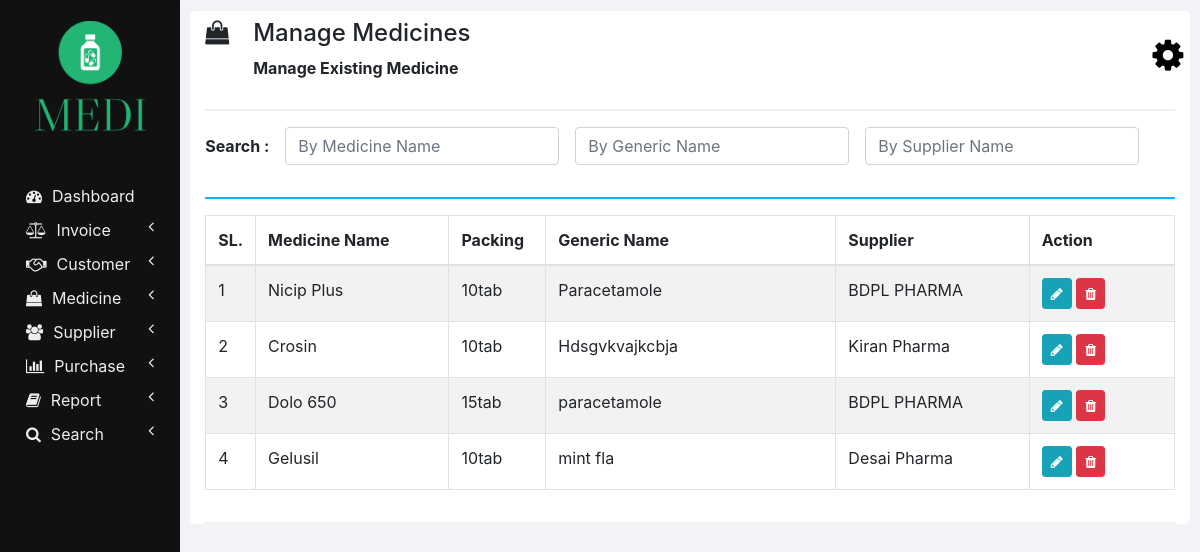
Before: /manage_medicine.php with the older database file.
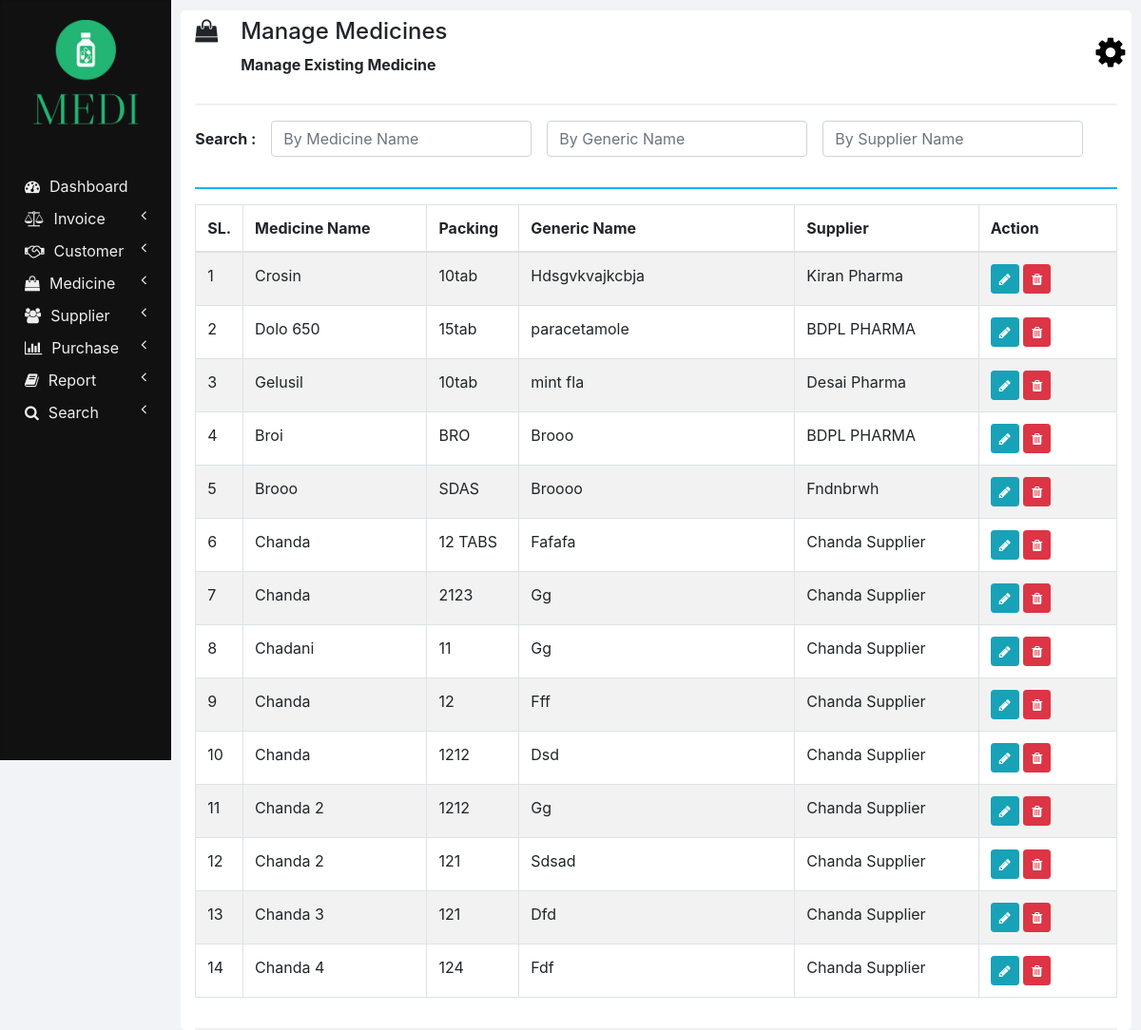
After: the same page with the newer database file.
### tables this page shows
CREATE TABLE `medicines` (
  `ID` int(11) NOT NULL,
  `NAME` varchar(100) NOT NULL,
  `PACKING` varchar(20) NOT NULL,
  `GENERIC_NAME` varchar(100) NOT NULL,
  `SUPPLIER_NAME` varchar(100) NOT NULL
);

### php/manage_medicine.php (the view, shortened to what this page needs)
<?php
  function showMedicines($id) {
    require "db_connection.php";
    if($con) {
      $seq_no = 0;
      $query = "SELECT * FROM medicines";
      $result = mysqli_query($con, $query);
      while($row = mysqli_fetch_array($result)) {
        $seq_no++;
        if($row['ID'] == $id)
          showEditOptionsRow($seq_no, $row);
        else
          showMedicineRow($seq_no, $row);
      }
    }
  }
  function showMedicineRow($seq_no, $row) {
    ?>
    <tr>
      <td><?php echo $seq_no; ?></td>
      <td><?php echo $row['NAME']; ?></td>
      <td><?php echo $row['PACKING']; ?></td>
      <td><?php echo $row['GENERIC_NAME']; ?></td>
      <td><?php echo $row['SUPPLIER_NAME']; ?></td>
      <td>
        <button href="" class="btn btn-info btn-sm" onclick="editMedicine(<?php echo $row['ID']; ?>);">
          <i class="fa fa-pencil"></i>
        </button>
        <button class="btn btn-danger btn-sm" onclick="deleteMedicine(<?php echo $row['ID']; ?>);">
          <i class="fa fa-trash"></i>
        </button>
      </td>
    </tr>
    <?php
  }
  ?>

### manage_medicine.php (shortened to what this page needs)
<!DOCTYPE html>
<html lang="en" dir="ltr">
  <head>
    <link rel="stylesheet" href="bootstrap/css/bootstrap.min.css">
    <link rel="stylesheet" href="https://use.fontawesome.com/releases/v5.3.1/css/all.css">
    <link rel="stylesheet" href="https://cdnjs.cloudflare.com/ajax/libs/font-awesome/4.7.0/css/font-awesome.min.css">
    <link rel="stylesheet" href="css/sidenav.css">
    <link rel="stylesheet" href="css/home.css">
  </head>
  <body>
    <div class="container-fluid">
      <div class="container">
        <?php
          require "php/header.php";
        ?>
        <div class="row">
          <div class="col-md-12 form-group form-inline">
            <label class="font-weight-bold" for="">Search :&emsp;</label>
            <input type="text" class="form-control" id="by_name" placeholder="By Medicine Name" onkeyup="searchMedicine(this.value, 'name');">
            &emsp;<input type="text" class="form-control" id="by_generic_name" placeholder="By Generic Name" onkeyup="searchMedicine(this.value, 'generic_name');">
            &emsp;<input type="text" class="form-control" id="by_suppliers_name" placeholder="By Supplier Name" onkeyup="searchMedicine(this.value, 'suppliers_name');">
          </div>
          <div class="col col-md-12">
            <hr class="col-md-12" style="padding: 0px; border-top: 2px solid  #02b6ff;">
          </div>
          <div class="col col-md-12 table-responsive">
            <div class="table-responsive">
            	<table class="table table-bordered table-striped table-hover">
            		<thead>
            			<tr>
            				<th style="width: 5%;">SL.</th>
            				<th style="width: 20%;">Medicine Name</th>
                    <th style="width: 10%;">Packing</th>
                    <th style="width: 30%;">Generic Name</th>
            				<th style="width: 20%;">Supplier</th>
                    <th style="width: 15%;">Action</th>
            			</tr>
            		</thead>
            		<tbody id="medicines_div">
                  <?php
                    require 'php/manage_medicine.php';
                    showMedicines(0);
                  ?>
            		</tbody>
            	</table>
            </div>
          </div>
        </div>
        <hr style="border-top: 2px solid #f0f0f0;">
      </div>
    </div>
  </body>
</html>

Changed rows visible on the page:
removed medicines: seq_no "1", NAME "Nicip Plus", PACKING "10tab", GENERIC_NAME "Paracetamole", SUPPLIER_NAME "BDPL PHARMA"
computed for medicines "Crosin": seq_no "2" → "1"
computed for medicines "Dolo 650": seq_no "3" → "2"
computed for medicines "Gelusil": seq_no "4" → "3"
added medicines: seq_no "4", NAME "Broi", PACKING "BRO", GENERIC_NAME "Brooo", SUPPLIER_NAME "BDPL PHARMA"
added medicines: seq_no "5", NAME "Brooo", PACKING "SDAS", GENERIC_NAME "Broooo", SUPPLIER_NAME "Fndnbrwh"
added medicines: seq_no "6", NAME "Chanda", PACKING "12 TABS", GENERIC_NAME "Fafafa", SUPPLIER_NAME "Chanda Supplier"
added medicines: seq_no "7", NAME "Chanda", PACKING "2123", GENERIC_NAME "Gg", SUPPLIER_NAME "Chanda Supplier"
added medicines: seq_no "8", NAME "Chadani", PACKING "11", GENERIC_NAME "Gg", SUPPLIER_NAME "Chanda Supplier"
added medicines: seq_no "9", NAME "Chanda", PACKING "12", GENERIC_NAME "Fff", SUPPLIER_NAME "Chanda Supplier"
added medicines: seq_no "10", NAME "Chanda", PACKING "1212", GENERIC_NAME "Dsd", SUPPLIER_NAME "Chanda Supplier"
added medicines: seq_no "11", NAME "Chanda 2", PACKING "1212", GENERIC_NAME "Gg", SUPPLIER_NAME "Chanda Supplier"
added medicines: seq_no "12", NAME "Chanda 2", PACKING "121", GENERIC_NAME "Sdsad", SUPPLIER_NAME "Chanda Supplier"
added medicines: seq_no "13", NAME "Chanda 3", PACKING "121", GENERIC_NAME "Dfd", SUPPLIER_NAME "Chanda Supplier"
added medicines: seq_no "14", NAME "Chanda 4", PACKING "124", GENERIC_NAME "Fdf", SUPPLIER_NAME "Chanda Supplier"
